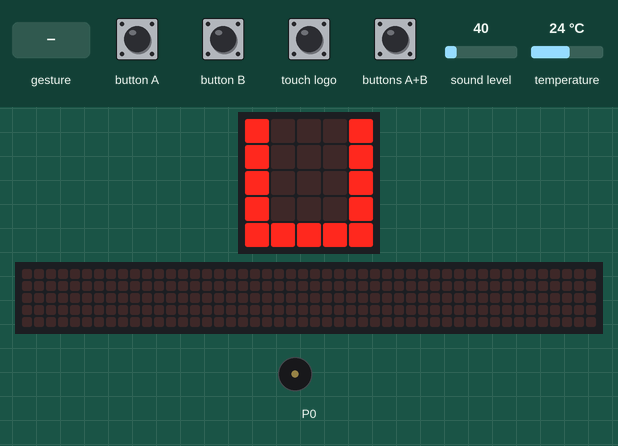
Simulated run of this program. Board: BBC micro:bit (MakeCode). Shown: the board's 5×5 LED display, a strip that is not on the board, showing the scrolling text unrolled, buzzer (waves = sounding). The inputs (shaded band) are chosen by the test bench; at power-on: sound level 40, temperature 24 °C. A tilt is held for 1.5 s and a shake lasts 1 s, then the board lies face up again; the 48×5 strip is a reading aid, not a part: it shows the text the display is scrolling, unrolled, one strip-width of it at a time.

Above: at 1.5 s.
At 11.2 s:
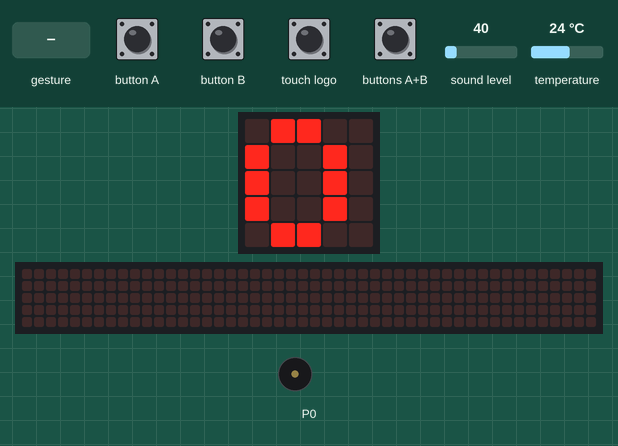
11.3 s: sound level set to 106
12.8 s: sound level set to 113
At 13.0 s:
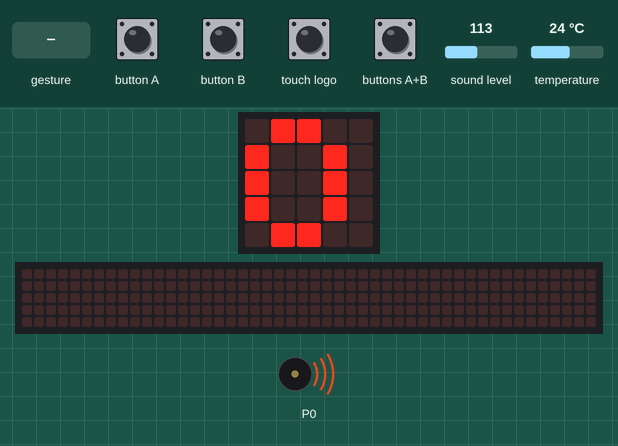
15.5 s: touch logo pressed for 0.15 s
At 16.02 s:
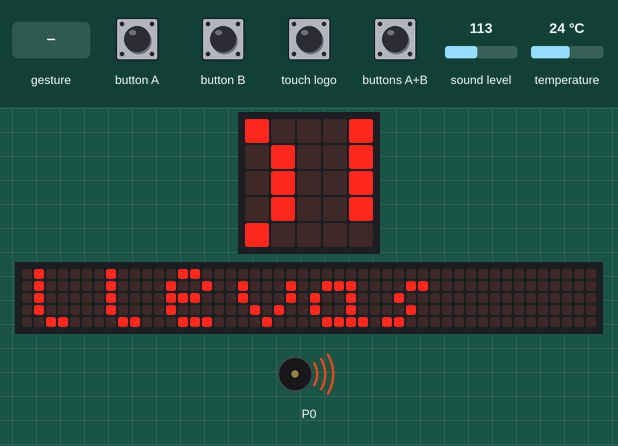
16.2 s: gesture 'shake'
22.2 s: buttons A+B pressed for 0.15 s
At 23.67 s:
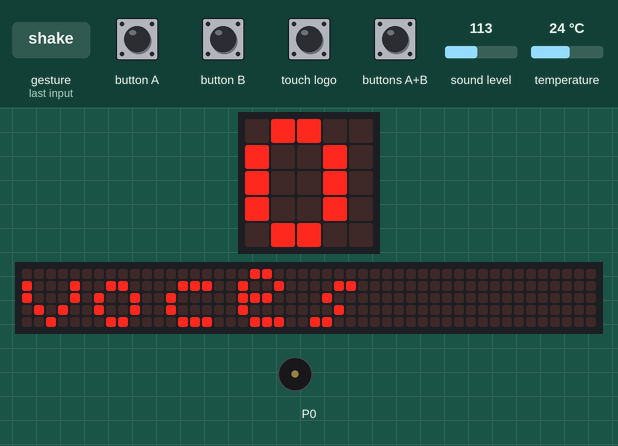
25.3 s: gesture 'shake'
Timing chart, 0 to 31.4 s (numbered marks = the images above; inputs shaded):
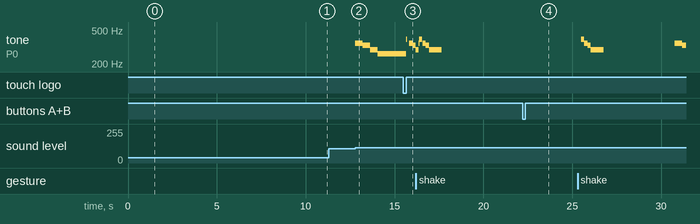

Measured:
- the behaviour switches between 110 and 111 on sound level (found by bisection; images 1 and 2)
- after the input at 11.3 s, every drawn part: stays the same
- after the input at 12.8 s, tone on P0: silent → 349 Hz at once, → 330 Hz 0.42 s later, → 294 Hz 0.42 s later, → 262 Hz 0.42 s later
- what the display in image 0 shows lasts 1.4 s, from 1.4 s to 2.8 s

The program:

main.ts
```typescript
input.onLogoEvent(TouchButtonEvent.Pressed, function () {
    music.playMelody("G F E D F G A B ", 340)
    basic.showString("no me toques")
})
input.onGesture(Gesture.Shake, function () {
    music.playMelody("G F E D D D D - ", 340)
})
input.onButtonPressed(Button.AB, function () {
    voces = 0
    basic.showNumber(voces)
})
let voces = 0
for (let index = 0; index < 1; index++) {
    basic.showLeds(`
        # . . . #
        # . . . #
        # # # # #
        # . . . #
        # . . . #
        `)
    basic.pause(1000)
    basic.showLeds(`
        # . . . #
        # . . . #
        # . . . #
        # . . . #
        # # # # #
        `)
    basic.pause(1000)
    basic.showLeds(`
        . # # # .
        # . . . .
        # . # # .
        # . . # .
        . # # # .
        `)
    basic.pause(1000)
    basic.showLeds(`
        # # # # #
        # . . . #
        # . . . #
        # . . . #
        # # # # #
        `)
    basic.pause(1000)
}
basic.clearScreen()
basic.showNumber(input.temperature())
basic.pause(1000)
voces = 0
music.setVolume(255)
basic.showNumber(voces)
basic.forever(function () {
    if (input.soundLevel() > 110) {
        voces = voces + 1
        music.playMelody("F E D C C C C C ", 145)
        basic.showString("llevas ")
        basic.showNumber(voces)
        basic.showString("voces")
        basic.showNumber(voces)
        basic.pause(1000)
        if (voces == 5) {
            basic.clearScreen()
            for (let index = 0; index < 10; index++) {
                music.playMelody("C5 C5 C5 C C C C C ", 340)
            }
            basic.showString("castigado sin tele")
        }
    }
})
```

test.ts
```typescript
// aquí va el archivo "tests"; esto no se compilará cuando este paquete se utilice como una extensión.
```
